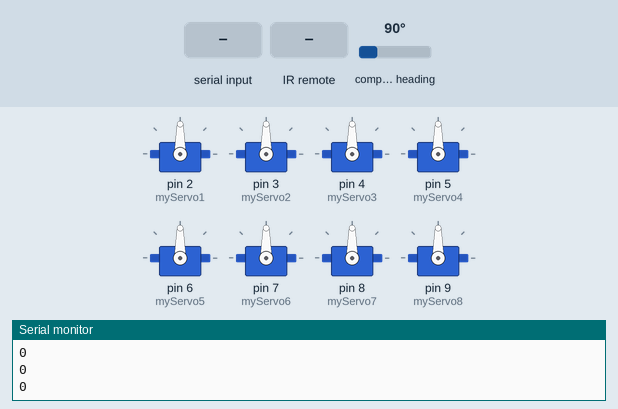
Simulated run of this sketch. Board: Arduino Uno, built with avr-gcc and run on an emulated ATmega328P. On the bench: 8 × servo, the last lines printed to the serial monitor. The test bench sets the inputs (shaded band); at power-on: compass heading 90°.

Above: at 1.2 s.
1.3 s: "d" received over the second serial link
At 1.96 s:
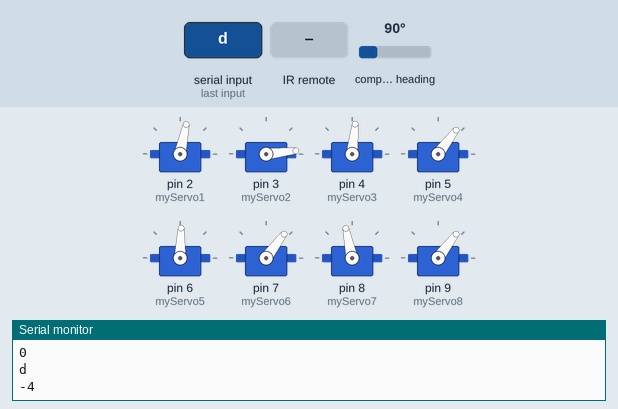
At 2.44 s:
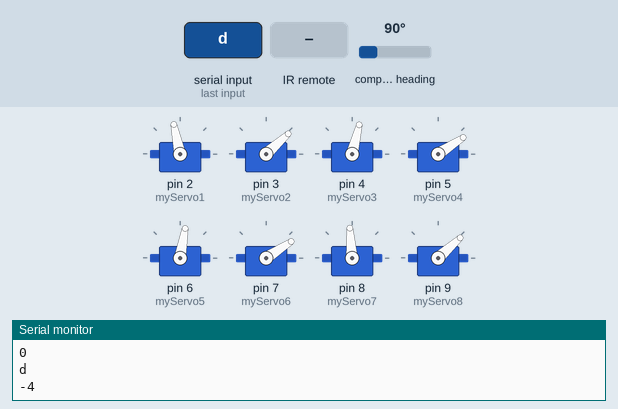
4.3 s: compass heading set to 7°
At 5.27 s:
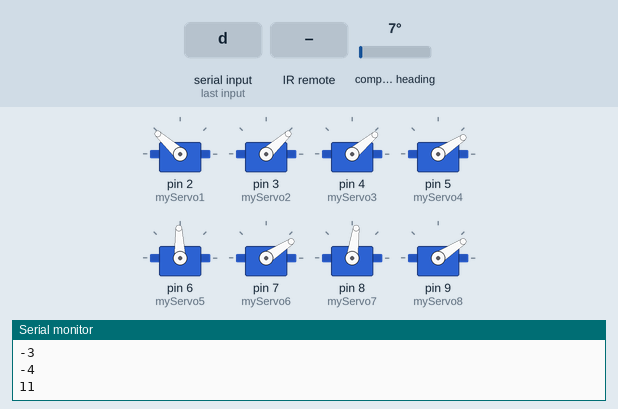
7.3 s: "a" received over the second serial link
10.3 s: compass heading set to 90°
13.3 s: infrared code 0xE718FF00 received
At 13.48 s:
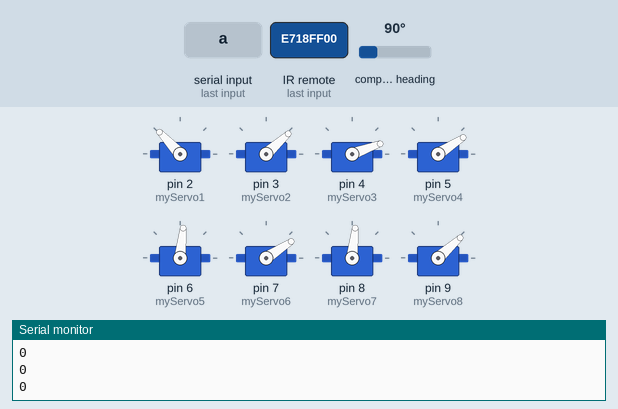
16.3 s: "w" received over the second serial link
Timing chart, 0 to 46.0 s (numbered marks = the images above; inputs shaded):
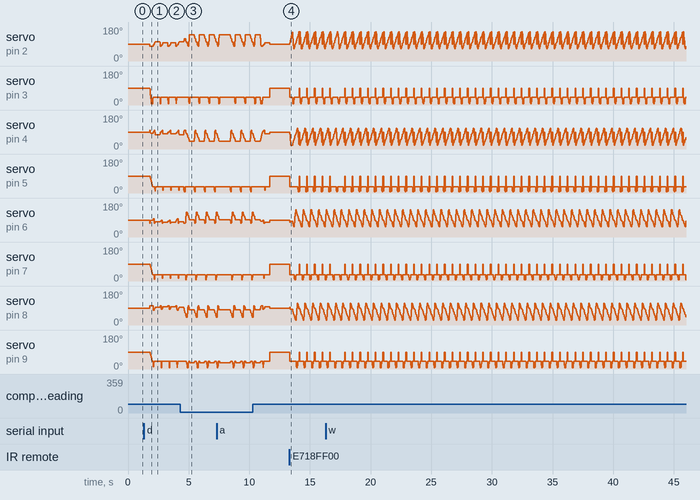

The sketch:

spiderRobot.ino
```cpp
#include <IRremote.h>
#include <Servo.h>
#include <SoftwareSerial.h>
#include <MPU6050.h>
#include <Wire.h>
#include <Adafruit_MPU6050.h>
#include <Adafruit_Sensor.h>
#include <Adafruit_HMC5883_U.h>
//===== Globals ============================================================================

// Define USRF pins and variables
#define trigPin A3
#define echoPin A2
#define INCH 0
#define CM 1

// Define IR Remote Button Codes
#define irUp 0xE718FF00
#define irDown 0xAD52FF00
#define irRight 0xA55AFF00
#define irLeft 0xF708FF00
#define irOK 0xE31CFF00
#define ir1 0xBA45FF00
#define ir2 0xB946FF00
#define ir3 0xBC43FF00
#define ir4 0xBB44FF00
#define ir5 0xBF40FF00
#define ir6 0xBC43FF00
#define ir7 0xF807FF00
#define ir8 0xEA15FF00
#define ir9 0xF609FF00
#define ir0 0xE619FF00
#define irStar 0xE916FF00
#define irPound 0xF20DFF00

char key;

// calibration
int da =  -12,  // Left Front Pivot
    db =   10,  // Left Back Pivot
    dc =  -18,  // Right Back Pivot
    dd =   12;  // Right Front Pivot

// servo initial positions + calibration
int a90  = (90  + da),
    a120 = (120 + da),
    a150 = (150 + da),
    a180 = (180 + da);

int b0   = (0   + db),
    b30  = (30  + db),
    b60  = (60  + db),
    b90  = (90  + db);

int c90  = (90  + dc),
    c120 = (120 + dc),
    c150 = (150 + dc),
    c180 = (180 + dc);

int d0   = (0   + dd),
    d30  = (30  + dd),
    d60  = (60  + dd),
    d90  = (90  + dd);

// start points for servo
int s11 = 90; // Front Left Pivot Servo
int s12 = 90; // Front Left Lift Servo
int s21 = 90; // Back Left Pivot Servo
int s22 = 90; // Back Left Lift Servo
int s31 = 90; // Back Right Pivot Servo
int s32 = 90; // Back Right Lift Servo
int s41 = 90; // Front Right Pivot Servo
int s42 = 90; // Front Right Lift Servo

int f    = 0;
int b    = 0;
int l    = 0;
int r    = 0;
int spd  = 3;  // Speed of walking motion, larger the number, the slower the speed
int high = 0;   // How high the robot is standing

// Define 8 Servos
Servo myServo1; // Front Left Pivot Servo
Servo myServo2; // Front Left Lift Servo
Servo myServo3; // Back Left Pivot Servo
Servo myServo4; // Back Left Lift Servo
Servo myServo5; // Back Right Pivot Servo
Servo myServo6; // Back Right Lift Servo
Servo myServo7; // Front Right Pivot Servo
Servo myServo8; // Front Right Lift Servo
SoftwareSerial bluetooth(10, 11);
char d;

Adafruit_HMC5883_Unified mag = Adafruit_HMC5883_Unified(12345);

// Set up IR Sensor
int irReceiver = 12;       // Use pin D12 for IR Sensor
IRrecv irrecv(irReceiver); // create a new instance of the IR Receiver
decode_results results;

MPU6050 git_sensor;
int ivmeX , ivmeY , ivmeZ , GyroX , GyroY , GyroZ;
int sum = 0;
#define GYRO_UPDATE_INTERVAL 10
MPU6050 mpu;

double setpoint = 0;  // Hedef açı
double Kp = 10.0;        // Proportional katsayısı
double Ki = 0.02;       // Integral katsayısı
double Kd = 2.0;        // Derivative katsayısı

double errorSum = 0.0;  // Toplam hata (Integral için)
double lastError = 0.0;  // Son hata (Derivative için)

//==========================================================================================

//===== Setup ==============================================================================

void setup()
{
  // Attach servos to Arduino Pins
  myServo1.attach(2);
  myServo2.attach(3);
  myServo3.attach(4);
  myServo4.attach(5);
  myServo5.attach(6);
  myServo6.attach(7);
  myServo7.attach(8);
  myServo8.attach(9);

  pinMode(trigPin, OUTPUT);
  pinMode(echoPin, INPUT);

  irrecv.enableIRIn(); //start the receiver

  Serial.begin (9600);
  bluetooth.begin(9600);
  Wire.begin();
  mpu.initialize();
  sum = 0;

   if(!mag.begin())
  {

    Serial.println("Ooops, no HMC5883 detected ... Check your wiring!");
    while(1);
  }

  setpoint = calculateHeadingDegrees();

}

void loop()
{

  center_servos();

  float headingDegrees = calculateHeadingDegrees();

  double error =(int) (setpoint - headingDegrees);


  double Pvalue = error * Kp;
  double Ivalue = errorSum * Ki;
  double Dvalue = (error - lastError) * Kd;

  double PIDvalue = Pvalue + Ivalue + Dvalue;

  lastError = error;
  errorSum += error;
  //Serial.println(PIDvalue);
  int Fvalue = (int)PIDvalue;
  Fvalue = map((int)PIDvalue, -1000, 1000, -15, 15);

 if (Fvalue > 15) {
  Fvalue = 15;
 } else if(Fvalue < -15) {
  Fvalue = -15;
 }


  Serial.println(Fvalue);
  if (Fvalue < -1) {

    turn_right3(-(Fvalue * 2));
    delay(300);
  } else if(Fvalue > 1) {
    turn_left2(20);
    delay(300);
  }

  delay(50);

  if(bluetooth.available()) {
    d = bluetooth.read();

    Serial.println(d);
    if (d == 'd') {

      setpoint -= 20;
      d == ' ';
      delay(500);


    } else if (d == 'c') {
      center_servos();

    } else if (d == 'a') {
      setpoint +=20;
      delay(500);
      d = ' ';
    } else if(d == 'w'){
      forward();
      d = ' ';
    } else if (d == 's') {
      back();
      d = ' ';
    }
  }


 //while (Serial.available()) {
 //    key = Serial.read();
 //    String
 //}
  if(irrecv.decode()){

    if (irrecv.decodedIRData.decodedRawData == 0xE718FF00){
      forward();
    }
  }


  if(key == 'w') {
    forward();
    key = ' ';
  }
  if(key == 'c') {
    center_servos();
    key = ' ';
  }


}

int calculateHeadingDegrees(){
  sensors_event_t event;
  mag.getEvent(&event);


  float heading = atan2(event.magnetic.y, event.magnetic.x);
  float declinationAngle = 0.6;
  heading += declinationAngle;

  //if(heading < 0)
  //heading += 2*PI;

  if(heading > 2*PI)
    heading -= 2*PI;

  float headingDegrees = heading * 180/M_PI;

  return headingDegrees;
}

void forward()
{
  // calculation of points

  // Left Front Pivot
  a90 = (90 + da),
  a120 = (120 + da),
  a150 = (150 + da),
  a180 = (180 + da);

  // Left Back Pivot
  b0 = (0 + db),
  b30 = (30 + db),
  b60 = (60 + db),
  b90 = (90 + db);

  // Right Back Pivot
  c90 = (90 + dc),
  c120 = (120 + dc),
  c150 = (150 + dc),
  c180 = (180 + dc);

  // Right Front Pivot
  d0 = (0 + dd),
  d30 = (30 + dd),
  d60 = (60 + dd),
  d90 = (90 + dd);

  // set servo positions and speeds needed to walk forward one step
  // (LFP,  LBP, RBP,  RFP, LFL, LBL, RBL, RFL, S1, S2, S3, S4)
  srv(a180, b0 , c120, d60, 42,  33,  33,  42,  1,  3,  1,  1);
  srv( a90, b30, c90,  d30, 6,   33,  33,  42,  3,  1,  1,  1);
  srv( a90, b30, c90,  d30, 42,  33,  33,  42,  3,  1,  1,  1);
  srv(a120, b60, c180, d0,  42,  33,  6,   42,  1,  1,  3,  1);
  srv(a120, b60, c180, d0,  42,  33,  33,  42,  1,  1,  3,  1);
  srv(a150, b90, c150, d90, 42,  33,  33,  6,   1,  1,  1,  3);
  srv(a150, b90, c150, d90, 42,  33,  33,  42,  1,  1,  1,  3);
  srv(a180, b0,  c120, d60, 42,  6,   33,  42,  1,  3,  1,  1);
  //srv(a180, b0,  c120, d60, 42,  15,  33,  42,  1,  3,  1,  1);

}

//== Back ==================================================================================

void back ()
{
  // set servo positions and speeds needed to walk backward one step
  // (LFP,  LBP, RBP,  RFP, LFL, LBL, RBL, RFL, S1, S2, S3, S4)
  srv(180, 0,  120, 60, 42, 33, 33, 42, 3,  1, 1, 1);
  srv(150, 90, 150, 90, 42, 18, 33, 42, 1,  3, 1, 1);
  srv(150, 90, 150, 90, 42, 33, 33, 42, 1,  3, 1, 1);
  srv(120, 60, 180, 0,  42, 33, 33, 6,  1,  1, 1, 3);
  srv(120, 60, 180, 0,  42, 33, 33, 42, 1,  1, 1, 3);
  srv(90,  30, 90,  30, 42, 33, 18, 42, 1,  1, 3, 1);
  srv(90,  30, 90,  30, 42, 33, 33, 42, 1,  1, 3, 1);
  srv(180, 0,  120, 60, 6,  33, 33, 42, 3,  1, 1, 1);

}

//== Left =================================================================================

void turn_left ()
{
  // set servo positions and speeds needed to turn left one step
  // (LFP,  LBP, RBP,  RFP, LFL, LBL, RBL, RFL, S1, S2, S3, S4)
  srv(150,  90, 90,  30, 42, 6,  33, 42, 1, 3, 1, 1);
  srv(150,  90, 90,  30, 42, 33, 33, 42, 1, 3, 1, 1);
  srv(120,  60, 180, 0,  42, 33, 6,  42, 1, 1, 3, 1);
  srv(120,  60, 180, 0,  42, 33, 33, 24, 1, 1, 3, 1);
  srv(90,   30, 150, 90, 42, 33, 33, 6,  1, 1, 1, 3);
  srv(90,   30, 150, 90, 42, 33, 33, 42, 1, 1, 1, 3);
  srv(180,  0,  120, 60, 6,  33, 33, 42, 3, 1, 1, 1);
  srv(180,  0,  120, 60, 42, 33, 33, 33, 3, 1, 1, 1);
}
void turn_left2 (int s)
{
  // set servo positions and speeds needed to turn left one step
  // (LFP,  LBP, RBP,  RFP, LFL, LBL, RBL, RFL, S1, S2, S3, S4)
  srv((90 + 2 * s),  90, 90,  (90 - 2 * s), 42, 6,  33, 42, 1, 3, 1, 1);
  srv((90 + 2 * s),  90, 90,  (90 - 2 * s), 42, 33, 33, 42, 1, 3, 1, 1);
  srv((90 + s),  (90 - s), (90 + 3 * s), (90 - 3 * s),  42, 33, 6,  42, 1, 1, 3, 1);
  srv((90 + s),  (90 - s), (90 + 3 * s), (90 - 3 * s),  42, 33, 33, 24, 1, 1, 3, 1);
  srv(90, (90 - 2 * s), (90 + 2 * s), 90, 42, 33, 33, 6,  1, 1, 1, 3);
  srv(90, (90 - 2 * s), (90 + 2 * s), 90, 42, 33, 33, 42, 1, 1, 1, 3);
  srv((90 + 3 * s),  (90 - 3 * s),  (90 + s), (90 - s), 6,  33, 33, 42, 3, 1, 1, 1);
  srv((90 + 3 * s),  (90 - 3 * s),  (90 + s), (90 - s), 42, 33, 33, 33, 3, 1, 1, 1);
}
//== Right ================================================================================

void turn_right ()
{
  // set servo positions and speeds needed to turn right one step
  // (LFP, LBP,RBP,RFP, LFL,LBL,RBL,RFL, S1, S2, S3, S4)
  srv( 90, 30, 150, 90, 6,  33, 33, 42, 3, 1, 1, 1);
  //delay(1000);
  srv( 90, 30, 150, 90, 42, 33, 33, 42, 3, 1, 1, 1);
  //delay(5000);
  srv(120, 60, 180, 0,  42, 33, 33, 6,  1, 1, 1, 3);
  srv(120, 60, 180, 0,  42, 33, 33, 42, 1, 1, 1, 3);
  srv(150, 90, 90,  30, 42, 33, 6,  42, 1, 1, 3, 1);
  srv(150, 90, 90,  30, 42, 33, 33, 42, 1, 1, 3, 1);
  srv(180, 0,  120, 60, 42, 6,  33, 42, 1, 3, 1, 1);
  srv(180, 0,  120, 60, 42, 33, 33, 42, 1, 3, 1, 1);
}

void turn_right3 (int s)
{
  // set servo positions and speeds needed to turn right one step
  // (LFP, LBP,RBP,RFP, LFL,LBL,RBL,RFL, S1, S2, S3, S4)
  srv( 90, (90 - 2 * s), (90 + 2 * s), 90, 6,  33, 33, 42, 3, 1, 1, 1);
  //delay(1000);
  srv( 90, (90 - 2 * s), (90 + 2 * s), 90, 42, 33, 33, 42, 3, 1, 1, 1);
  //delay(5000);
  srv((90 + s), (90 - s), (90 + 3 * s), (90 - 3 * s),  42, 33, 33, 6,  1, 1, 1, 3);
  srv((90 + s), (90 - s), (90 + 3 * s), (90 - 3 * s),  42, 33, 33, 42, 1, 1, 1, 3);
  srv((90 + 2 * s), 90, 90,  (90 - 2 * s), 42, 33, 6,  42, 1, 1, 3, 1);
  srv((90 + 2 * s), 90, 90,  (90 - 2 * s), 42, 33, 33, 42, 1, 1, 3, 1);
  srv((90 + 3 * s), (90 - 3 * s),  (90 + s), (90 - s), 42, 6,  33, 42, 1, 3, 1, 1);
  srv((90 + 3 * s), (90 - 3 * s),  (90 + s), (90 - s), 42, 33, 33, 42, 1, 3, 1, 1);
}


void my_turn_right3 (int s)
{
  // set servo positions and speeds needed to turn right one step
  // (LFP, LBP,RBP,RFP, LFL,LBL,RBL,RFL, S1, S2, S3, S4)
  srv( 90, 90 - 2 * s, 90 + 2 * s, 90, 6,  33, 33, 42, 3, 1, 1, 1);
  delay(100);
  srv( 90, 90 - 2 * s, 90 + 2 * s, 90, 42, 33, 33, 42, 3, 1, 1, 1);
  delay(100);
  srv(90 + s, 90 - s, 90 + 3 * s, 90 - 3 * s,  42, 33, 33, 6,  1, 1, 1, 3);
  delay(100);
  srv(90 + s, 90 - s, 90 + 3 * s, 90 - 3 * s,  42, 33, 33, 42, 1, 1, 1, 3);
  delay(100);
  srv(90 + 2 * s, 90, 90,  90 - 2 * s, 42, 33, 6,  42, 1, 1, 3, 1);
  delay(100);
  srv(90 + 2 * s, 90, 90,  90 - 2 * s, 42, 33, 33, 42, 1, 1, 3, 1);
  delay(100);
  srv(90 + 3 * s, 90 - 3 * s,  90 + s, 90 - s, 42, 6,  33, 42, 1, 3, 1, 1);
  delay(100);
  srv(90 + 3 * s, 90 - 3 * s,  90 + s, 90 - s, 42, 33, 33, 42, 1, 3, 1, 1);
}
 // rotate_servo(s2, 6, 90, 33, 90, 33, s8, 42);
 // delay(300);
 // rotate_servo(s2, 42, 90, 33, 90, 33, s8, 42);
 // delay(300);
 // rotate_servo(s2, 42, 90, 33, 90, 33, s8, 6);
 // delay(300);
 // rotate_servo(s2, 42, 90, 33, 90, 33, s8, 42);
 // delay(300);
 // rotate_servo(s2, 42, 90, 33, 90, 6, s8, 42);
 // delay(300);
 // rotate_servo(s2, 42, 90, 33, 90, 33, s8, 42);
 // delay(300);
 // rotate_servo(s2, 42, 90, 6, 90, 33, s8, 42);
 // delay(300);
 // rotate_servo(s2, 42, 90, 33, 90, 33, s8, 42);
 // delay(300);


//== Center Servos ========================================================================
void my_center_servos()
{
  rotate_servo(90, 90, 90, 90, 90, 90, 90, 90);
}
void center_servos()
{
  myServo1.write(90);
  myServo2.write(90);
  myServo3.write(90);
  myServo4.write(90);
  myServo5.write(90);
  myServo6.write(90);
  myServo7.write(90);
  myServo8.write(90);

  int s11 = 90; // Front Left Pivot Servo
  int s12 = 90; // Front Left Lift Servo
  int s21 = 90; // Back Left Pivot Servo
  int s22 = 90; // Back Left Lift Servo
  int s31 = 90; // Back Right Pivot Servo
  int s32 = 90; // Back Right Lift Servo
  int s41 = 90; // Front Right Pivot Servo
  int s42 = 90; // Front Right Lift Servo
}


void srv( int  p11, int p21, int p31, int p41, int p12, int p22, int p32, int p42, int sp1, int sp2, int sp3, int sp4)
{

  // p11: Front Left Pivot Servo
  // p21: Back Left Pivot Servo
  // p31: Back Right Pivot Servo
  // p41: Front Right Pivot Servo
  // p12: Front Left Lift Servo
  // p22: Back Left Lift Servo
  // p32: Back Right Lift Servo
  // p42: Front Right Lift Servo
  // sp1: Speed 1
  // sp2: Speed 2
  // sp3: Speed 3
  // sp4: Speed 4

  // Multiply lift servo positions by manual height adjustment
  p12 = p12 + high * 3;
  p22 = p22 + high * 3;
  p32 = p32 + high * 3;
  p42 = p42 + high * 3;

  while ((s11 != p11) || (s21 != p21) || (s31 != p31) || (s41 != p41) || (s12 != p12) || (s22 != p22) || (s32 != p32) || (s42 != p42))
  {

    // Front Left Pivot Servo
    if (s11 < p11)            // if servo position is less than programmed position
    {
      if ((s11 + sp1) <= p11)
        s11 = s11 + sp1;      // set servo position equal to servo position plus speed constant
      else
        s11 = p11;
    }

    if (s11 > p11)            // if servo position is greater than programmed position
    {
      if ((s11 - sp1) >= p11)
        s11 = s11 - sp1;      // set servo position equal to servo position minus speed constant
      else
        s11 = p11;
    }

    // Back Left Pivot Servo
    if (s21 < p21)
    {
      if ((s21 + sp2) <= p21)
        s21 = s21 + sp2;
      else
        s21 = p21;
    }

    if (s21 > p21)
    {
      if ((s21 - sp2) >= p21)
        s21 = s21 - sp2;
      else
        s21 = p21;
    }

    // Back Right Pivot Servo
    if (s31 < p31)
    {
      if ((s31 + sp3) <= p31)
        s31 = s31 + sp3;
      else
        s31 = p31;
    }

    if (s31 > p31)
    {
      if ((s31 - sp3) >= p31)
        s31 = s31 - sp3;
      else
        s31 = p31;
    }

    // Front Right Pivot Servo
    if (s41 < p41)
    {
      if ((s41 + sp4) <= p41)
        s41 = s41 + sp4;
      else
        s41 = p41;
    }

    if (s41 > p41)
    {
      if ((s41 - sp4) >= p41)
        s41 = s41 - sp4;
      else
        s41 = p41;
    }

    // Front Left Lift Servo
    if (s12 < p12)
    {
      if ((s12 + sp1) <= p12)
        s12 = s12 + sp1;
      else
        s12 = p12;
    }

    if (s12 > p12)
    {
      if ((s12 - sp1) >= p12)
        s12 = s12 - sp1;
      else
        s12 = p12;
    }

    // Back Left Lift Servo
    if (s22 < p22)
    {
      if ((s22 + sp2) <= p22)
        s22 = s22 + sp2;
      else
        s22 = p22;
    }

    if (s22 > p22)
    {
      if ((s22 - sp2) >= p22)
        s22 = s22 - sp2;
      else
        s22 = p22;
    }

    // Back Right Lift Servo
    if (s32 < p32)
    {
      if ((s32 + sp3) <= p32)
        s32 = s32 + sp3;
      else
        s32 = p32;
    }

    if (s32 > p32)
    {
      if ((s32 - sp3) >= p32)
        s32 = s32 - sp3;
      else
        s32 = p32;
    }

    // Front Right Lift Servo
    if (s42 < p42)
    {
      if ((s42 + sp4) <= p42)
        s42 = s42 + sp4;
      else
        s42 = p42;
    }

    if (s42 > p42)
    {
      if ((s42 - sp4) >= p42)
        s42 = s42 - sp4;
      else
        s42 = p42;
    }

    // Write Pivot Servo Values
    myServo1.write(s11 + da);
    myServo3.write(s21 + db);
    myServo5.write(s31 + dc);
    myServo7.write(s41 + dd);

    // Write Lift Servos Values
    myServo2.write(s12);
    myServo4.write(s22);
    myServo6.write(s32);
    myServo8.write(s42);

    delay(spd); // Delay before next movement

  }//while
} //srv

void rotate_servo(int s2, int s3, int s4, int s5, int s6, int s7, int s8, int s9){
  myServo1.write(s2);
  myServo2.write(s3);
  myServo3.write(s4);
  myServo4.write(s5);
  myServo5.write(s6);
  myServo6.write(s7);
  myServo7.write(s8);
  myServo8.write(s9);
  delay(100);

}

//== USRF Function ========================================================================

long get_distance(bool unit)
{
  // if unit == 0 return inches, else return cm

  long duration = 0,
       cm = 0,
       inches = 0;

  // The sensor is triggered by a HIGH pulse of 10 or more microseconds.
  // Give a short LOW pulse beforehand to ensure a clean HIGH pulse:
  digitalWrite(trigPin, LOW);
  delayMicroseconds(5);
  digitalWrite(trigPin, HIGH);
  delayMicroseconds(10);
  digitalWrite(trigPin, LOW);

  // Read the signal from the sensor: a HIGH pulse whose
  // duration is the time (in microseconds) from the sending
  // of the ping to the reception of its echo off of an object.
  pinMode(echoPin, INPUT);
  duration = pulseIn(echoPin, HIGH);

  // convert the time into a distance
  cm = (duration / 2) / 29.1;
  inches = (duration / 2) / 74;

  if (unit == INCH)
    return inches;
  else
    return cm;
}
```
